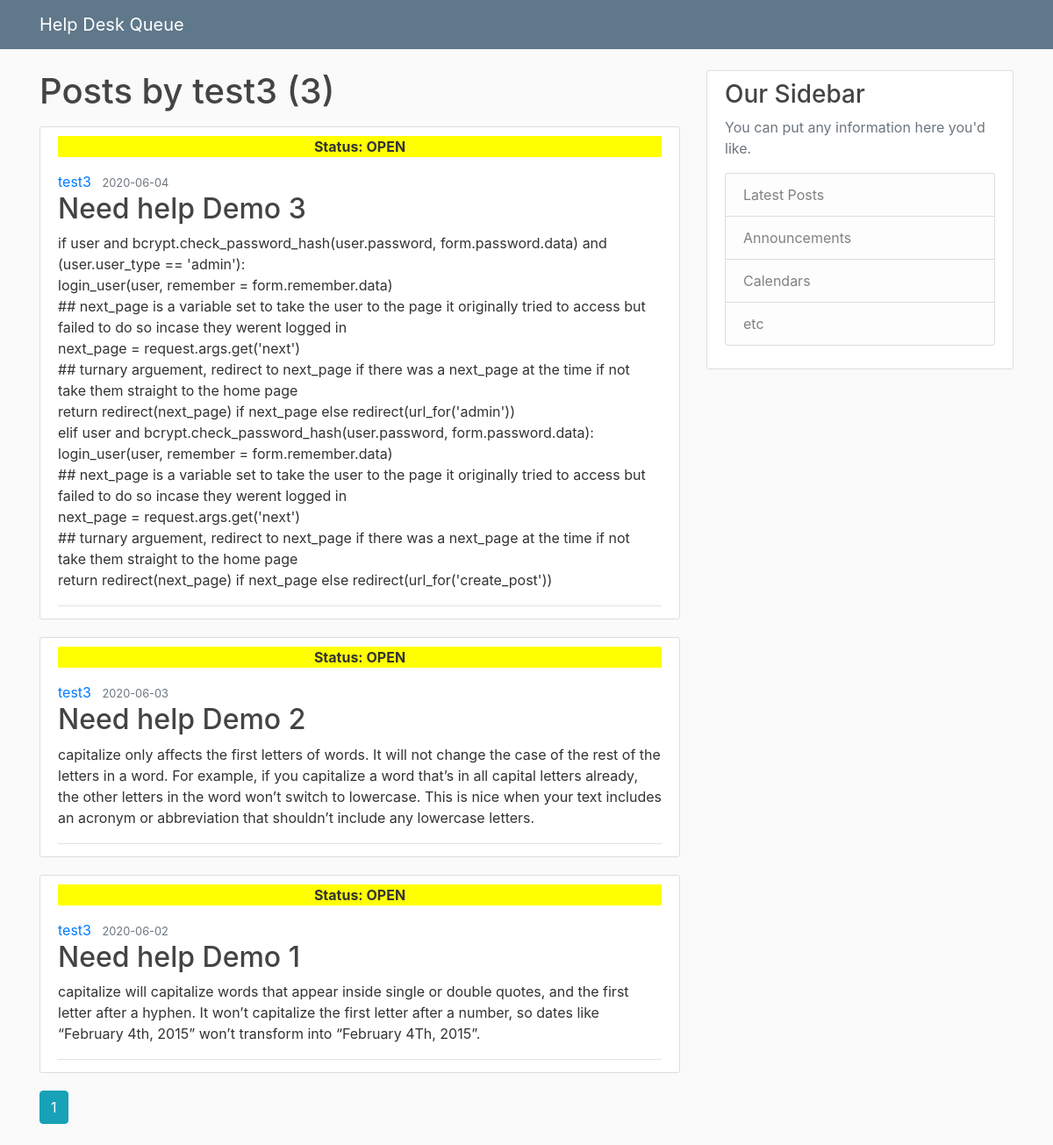
Page /user/test3 on the earlier database version.
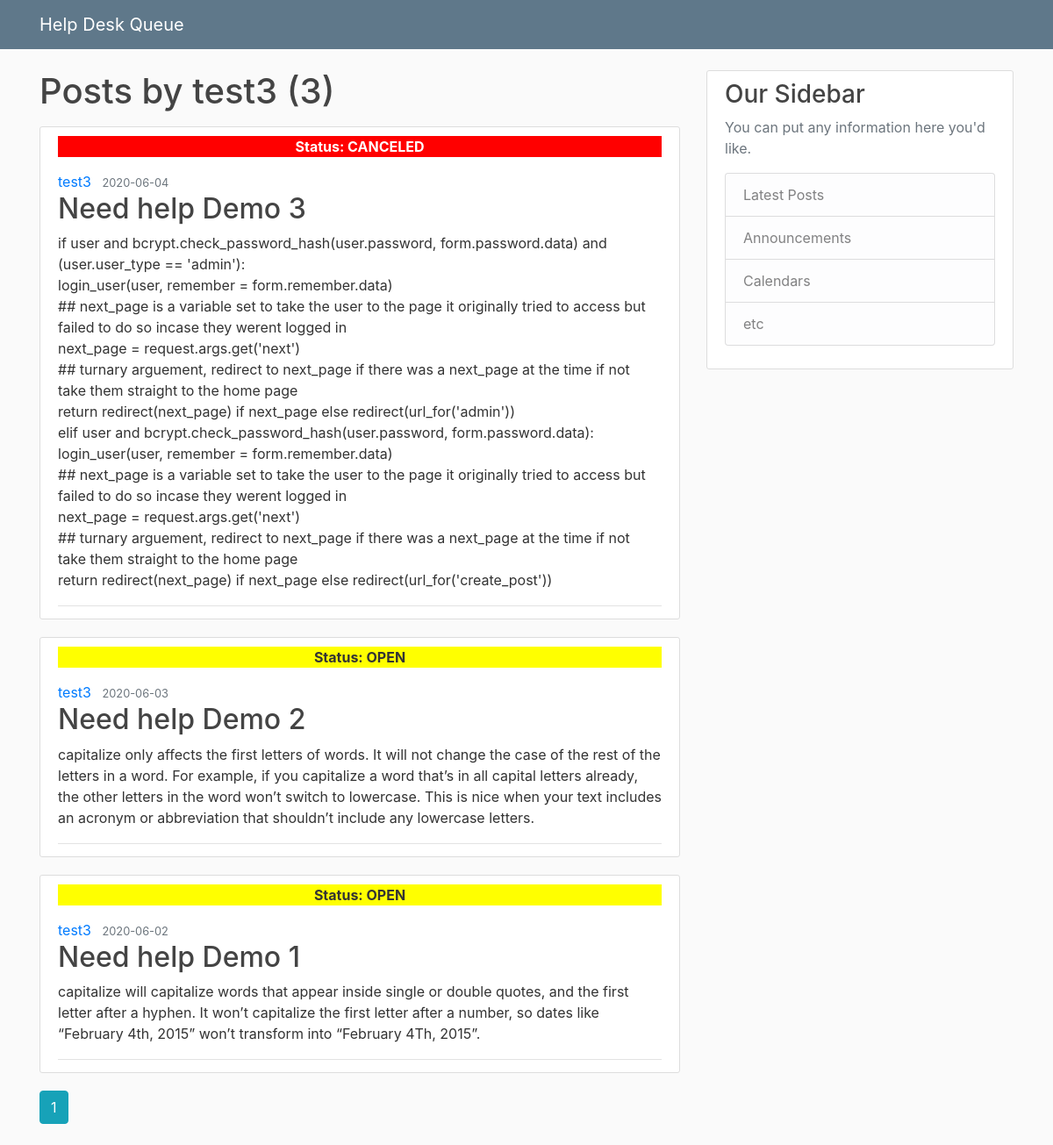
Same page on the later database version.
### helpdeskqueue/models.py (models this page shows, shortened)
class User(db.Model, UserMixin):
    id = db.Column(db.Integer, primary_key = True)
    username = db.Column(db.String(20), unique = True, nullable = False)
    user_type = db.Column(db.String(20), unique = True, nullable = False)
    email = db.Column(db.String(120), unique = True, nullable = False)
    password = db.Column(db.String(60), nullable = False)
    posts = db.relationship('Post', backref = 'author', lazy = True)

class Post(db.Model):
    id = db.Column(db.Integer, primary_key = True)
    title = db.Column(db.String(100), nullable = False)
    date_posted = db.Column(db.DateTime, nullable = False, default = datetime.utcnow)
    content = db.Column(db.Text, nullable = False)
    category = db.Column(db.Text, nullable = False)
    status = db.Column(db.Text, nullable = False)
    user_id = db.Column(db.Integer, db.ForeignKey('user.id'), nullable = False)
    notes = db.Column(db.String, nullable = True)
    assisted_by = db.Column(db.String, nullable = True)

### helpdeskqueue/routes.py (the view)
@app.route("/user/<string:username>")
def user_posts(username):
    action = PageAction()
    print(PageAction().filter_by)
    page = request.args.get('page', 1, type = int)
    user = User.query.filter_by(username = username).first_or_404()
    posts = Post.query.filter_by(author = user)\
        .order_by(Post.date_posted.desc())\
        .paginate(page = page, per_page = 5)
    return render_template('user_posts.html', posts = posts, user = user, status = status, action = action)

### helpdeskqueue/templates/user_posts.html (shortened to what this page needs)
{% extends 'layout.html' %}
{% block content %}
    <h1 class = "mb-3"> Posts by {{ user.username }} ({{ posts.total }})</h1>
    {% for post in posts.items %}
        <article class="media content-section">
            <div class="media-body">
            <div class="article-metadata">
                    {% if post.status == 'open' %}
                    <p style="background-color: #FFFF00; text-align: center"><strong>Status: {{ post.status.upper() }}</strong></p>
                    {% endif %}
                    {% if post.status == status[3] %}
                    <p style = "background-color: red; text-align: center; color: white" ><strong>Status: {{ post.status.upper() }}</strong></p>
                    {% endif %}
                    <a class="mr-2" href="{{ url_for('user_posts', username = post.author.username) }}">{{ post.author.username }}</a>
                    <small class="text-muted">{{ post.date_posted.strftime('%Y-%m-%d') }}</small>
                    <h2><a class="article-title" href="{{ url_for('post', post_id = post.id) }}">{{ post.title }}</a></h2>
                    <p class="article-content">{{ post.content }}</p>
            </div>
            </div>
        </article>
    {% endfor %}
    {% for page_num in posts.iter_pages(left_edge = 1, right_edge = 1, left_current = 1, right_current =2)  %}
        {% if page_num %}
          {% if posts.page == page_num %}
            <a class = "btn btn-info mb-4" href = "{{ url_for('user_posts', username=user.username, page = page_num) }}">{{ page_num }}</a>
          {% else %}
            <a class = "btn btn-outline-info mb-4" href = "{{ url_for('user_posts', username=user.username, page = page_num) }}">{{ page_num }}</a>
          {% endif %}
        {% else %}
        ...
        {% endif %}
    {% endfor %}
{% endblock content %}

### helpdeskqueue/templates/layout.html (shortened to what this page needs)
<!DOCTYPE html>
<html lang="en">
<head>
    <link rel="stylesheet" href="https://stackpath.bootstrapcdn.com/bootstrap/4.5.0/css/bootstrap.min.css">
    <link rel="stylesheet" type="text/css" href="{{ url_for('static', filename = 'main.css') }}">
</head>
<body>
    <header class="site-header">
        <nav class="navbar navbar-expand-md navbar-dark bg-steel fixed-top">
        <div class="container">
            <a class="navbar-brand mr-4" href="/">Help Desk Queue</a>
        </nav>
    </header>
    <main role="main" class="container">
        <div class="row">
          <div class="col-md-8">
            {% block content %}{% endblock content%}
          </div>
          <div class="col-md-4">
            <div class="content-section">
              <h3>Our Sidebar</h3>
              <p class='text-muted'>You can put any information here you'd like.
                <ul class="list-group">
                  <li class="list-group-item list-group-item-light">Latest Posts</li>
                  <li class="list-group-item list-group-item-light">Announcements</li>
                  <li class="list-group-item list-group-item-light">Calendars</li>
                  <li class="list-group-item list-group-item-light">etc</li>
                </ul>
              </p>
            </div>
          </div>
        </div>
      </main>
</body>
</html>

### helpdeskqueue/static/main.css (style rules this page uses)
body { background: #fafafa; color: #333333; margin-top: 5rem; }
h1, h2, h3, h4, h5, h6 { color: #444444; }
.bg-steel { background-color: #5f788a; }
.content-section { background: #ffffff; padding: 10px 20px; border: 1px solid #dddddd; border-radius: 3px; margin-bottom: 20px; }
.article-title { color: #444444; }
.article-content { white-space: pre-line; }
.article-metadata { padding-bottom: 1px; margin-bottom: 4px; border-bottom: 1px solid #e3e3e3 }

Differences in the rows shown:
changed Post "Need help Demo 3": status "OPEN" → "CANCELED"
